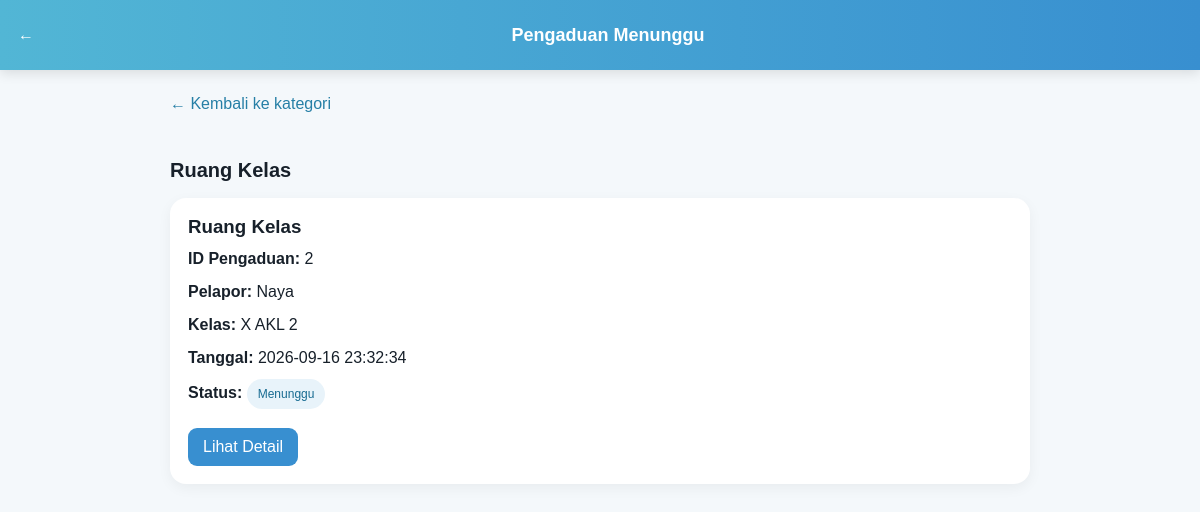
/views/aspirasi/menunggu.php?kategori=2 (signed in), run on the app's committed database.
### tables this page shows
CREATE TABLE `kategoris` (
  `id_kategori` bigint(20) UNSIGNED NOT NULL,
  `ket_kategori` varchar(50) NOT NULL,
  `jenis` enum('sarana_prasarana') NOT NULL,
  `created_at` timestamp NULL DEFAULT NULL,
  `updated_at` timestamp NULL DEFAULT NULL
);

CREATE TABLE `aspirasis` (
  `id_aspirasi` bigint(20) UNSIGNED NOT NULL,
  `nis` bigint(20) UNSIGNED NOT NULL,
  `status` enum('Menunggu','Diproses','Selesai') NOT NULL DEFAULT 'Menunggu',
  `id_kategori` bigint(20) UNSIGNED NOT NULL,
  `ket` text NOT NULL,
  `foto` varchar(255) DEFAULT NULL,
  `anonim` tinyint(1) NOT NULL DEFAULT 0,
  `feedback` text DEFAULT NULL,
  `admin_id` bigint(20) UNSIGNED DEFAULT NULL,
  `created_at` timestamp NULL DEFAULT NULL,
  `updated_at` timestamp NULL DEFAULT NULL
);

CREATE TABLE `siswas` (
  `nis` bigint(20) UNSIGNED NOT NULL,
  `nama_siswa` varchar(255) NOT NULL,
  `kelas` varchar(10) NOT NULL,
  `password` varchar(255) NOT NULL,
  `created_at` timestamp NULL DEFAULT NULL,
  `updated_at` timestamp NULL DEFAULT NULL
);

### models/Aspirasi.php (called while the page is built, shortened)
<?php
require_once __DIR__ . "/database.php";
class Aspirasi
{
    private $db;
    public function __construct()
    {
        $database = new Database();
        $this->db = $database->connect();
    }
public function getKategoriByStatus($status)
{
    $query = $this->db->prepare(
        "SELECT
            k.id_kategori,
            k.ket_kategori,
            COUNT(a.id_aspirasi) AS jumlah
         FROM kategoris k
         INNER JOIN aspirasis a
            ON k.id_kategori = a.id_kategori
         WHERE a.status = ?
         GROUP BY k.id_kategori, k.ket_kategori
         ORDER BY k.ket_kategori ASC"
    );
    $query->execute([$status]);
    return $query->fetchAll(PDO::FETCH_ASSOC);
}
public function getByKategoriAndStatus($idKategori, $status)
{
    $query = $this->db->prepare(
        "SELECT
            a.id_aspirasi,
            a.ket,
            a.status,
            a.anonim,
            a.created_at,
            s.nama_siswa,
            s.kelas,
            k.ket_kategori
         FROM aspirasis a
         INNER JOIN siswas s ON a.nis = s.nis
         INNER JOIN kategoris k
            ON a.id_kategori = k.id_kategori
         WHERE a.id_kategori = ?
           AND a.status = ?
         ORDER BY a.created_at DESC"
    );
    $query->execute([$idKategori, $status]);
    return $query->fetchAll(PDO::FETCH_ASSOC);
}
}

### models/database.php (called while the page is built)
<?php
class Database
{
    private $host = "127.0.0.1";
    private $port = "3306";
    private $dbname = "saranasekolah";
    private $username = "root";
    private $password = "root";
    public function connect()
    {
        try {
            $pdo = new PDO(
                "mysql:host=" . $this->host .
                ";port=" . $this->port .
                ";dbname=" . $this->dbname .
                ";charset=utf8mb4",
                $this->username,
                $this->password
            );
            $pdo->setAttribute(
                PDO::ATTR_ERRMODE,
                PDO::ERRMODE_EXCEPTION
            );
            return $pdo;
        } catch (PDOException $e) {
            die(
                "Koneksi database gagal!<br>" .
                "Error: " . $e->getMessage()
            );
        }
    }
}

### controllers/AspirasiController.php (called while the page is built, shortened)
<?php
require_once __DIR__ . "/../models/Aspirasi.php";
class AspirasiController
{
    private $aspirasi;
    public function __construct()
    {
        $this->aspirasi = new Aspirasi();
    }
  public function kategoriBerdasarkanStatus($status)
{
    return $this->aspirasi->getKategoriByStatus($status);
}
public function daftarBerdasarkanKategoriDanStatus(
    $idKategori,
    $status
) {
    return $this->aspirasi->getByKategoriAndStatus(
        $idKategori,
        $status
    );
}
}

### views/aspirasi/menunggu.php (the view, shortened to what this page needs)
<?php
require_once __DIR__ . "/../../controllers/AspirasiController.php";
$controller = new AspirasiController();
$status = "Menunggu";
$kategoriList = $controller->kategoriBerdasarkanStatus($status);
$idKategori = filter_input(INPUT_GET, "kategori", FILTER_VALIDATE_INT);
$kategoriAktif = null;
$dataAspirasi = [];
if ($idKategori && $idKategori > 0) {
    foreach ($kategoriList as $kategori) {
        if ((int) $kategori["id_kategori"] === $idKategori) {
            $kategoriAktif = $kategori;
            break;
        }
    }
    if ($kategoriAktif !== null) {
        $dataAspirasi =
            $controller->daftarBerdasarkanKategoriDanStatus(
                $idKategori,
                $status
            );
    }
}
function eMenunggu($value)
{
    return htmlspecialchars(
        (string) ($value ?? ""),
        ENT_QUOTES,
        "UTF-8"
    );
}
?>
<!DOCTYPE html>
<html lang="id">
<head>
    <link rel="stylesheet" href="../../assets/css/style.css">
</head>
<body>
<div class="app">
    <header class="app-header">
        <a href="../dashboard/admin.php"
           style="color:inherit;text-decoration:none;">←</a>
        <div class="app-title">Pengaduan Menunggu</div>
    </header>
    <main class="content">
        <?php if (!$idKategori || $idKategori < 1): ?>
            <h2 class="section-title">Kategori Menunggu</h2>
            <p>Pilih kategori untuk melihat pengaduan yang belum diproses.</p>
            <?php if (empty($kategoriList)): ?>
                <div class="waiting-empty">
                    Tidak ada pengaduan dengan status Menunggu.
                </div>
            <?php else: ?>
                <section class="waiting-grid">
                    <?php foreach ($kategoriList as $kategori): ?>
                        <a class="waiting-category"
                           href="menunggu.php?kategori=<?= (int) $kategori["id_kategori"] ?>">
                            <div style="font-size:28px;">🕒</div>
                            <h3><?= eMenunggu($kategori["ket_kategori"]) ?></h3>
                            <div class="waiting-count">
                                <?= (int) $kategori["jumlah"] ?> pengaduan menunggu
                            </div>
                        </a>
                    <?php endforeach; ?>
                </section>
            <?php endif; ?>
        <?php elseif ($kategoriAktif !== null): ?>
            <a class="waiting-back" href="menunggu.php">
                ← Kembali ke kategori
            </a>
            <h2 class="section-title">
                <?= eMenunggu($kategoriAktif["ket_kategori"]) ?>
            </h2>
            <?php if (empty($dataAspirasi)): ?>
                <div class="waiting-empty">
                    Tidak ada pengaduan menunggu dalam kategori ini.
                </div>
            <?php else: ?>
                <?php foreach ($dataAspirasi as $item): ?>
                    <article class="waiting-card">
                        <h3><?= eMenunggu($item["ket_kategori"]) ?></h3>
                        <p><strong>ID Pengaduan:</strong>
                            <?= (int) $item["id_aspirasi"] ?></p>
                        <p><strong>Pelapor:</strong>
                            <?= (int) $item["anonim"] === 1
                                ? "Anonim"
                                : eMenunggu($item["nama_siswa"]) ?></p>
                        <p><strong>Kelas:</strong>
                            <?= (int) $item["anonim"] === 1
                                ? "Disembunyikan"
                                : eMenunggu($item["kelas"]) ?></p>
                        <p><strong>Tanggal:</strong>
                            <?= eMenunggu($item["created_at"]) ?></p>
                        <p><strong>Status:</strong>
                            <span class="waiting-badge">Menunggu</span>
                        </p>
                        <a class="waiting-button"
                           href="detail.php?id=<?= (int) $item["id_aspirasi"] ?>">
                            Lihat Detail
                        </a>
                    </article>
                <?php endforeach; ?>
            <?php endif; ?>
        <?php endif; ?>
    </main>
</div>
</body>
</html>

### assets/css/style.css (style rules this page uses)
* { margin: 0; padding: 0; box-sizing: border-box; }
body { font-family: Arial, Helvetica, sans-serif; background: #f4f8fb; color: #17202a; min-height: 100vh; }
.app { min-height: 100vh; background: #f4f8fb; }
.app-header { height: 70px; background: linear-gradient( 90deg, #52b6d5, #388fd0 ); display: flex; align-items: center; padding: 0 18px; color: white; box-shadow: 0 3px 12px rgba(0, 0, 0, 0.12); }
.app-title { flex: 1; display: flex; align-items: center; justify-content: center; gap: 8px; font-size: 18px; font-weight: bold; }
.content { max-width: 900px; margin: auto; padding: 25px 20px 50px; }
.section-title { font-size: 20px; margin: 30px 0 16px; }

### views/aspirasi/menunggu.php (style rules this page uses)
.waiting-category, .waiting-card { display: block; padding: 18px; margin-bottom: 14px; background: white; border-radius: 16px; color: inherit; text-decoration: none; box-shadow: 0 4px 14px rgba(0,0,0,.05); overflow-wrap: anywhere; }
.waiting-card p { line-height: 1.5; margin: 9px 0; }
.waiting-badge { display: inline-block; padding: 6px 11px; border-radius: 20px; background: #e8f3fa; color: #176b91; font-size: 12px; }
.waiting-button { display: inline-block; margin-top: 10px; padding: 10px 15px; border-radius: 9px; background: #388fd0; color: white; text-decoration: none; }
.waiting-back { display: inline-block; margin-bottom: 16px; color: #267fa6; text-decoration: none; }

### data on the page
kategoris: ket_kategori "Ruang Kelas"
aspirasis: id_kategori.ket_kategori "Ruang Kelas", id_aspirasi "2", nis.nama_siswa "Naya", nis.kelas "X AKL 2", created_at "2026-09-16 23:32:34"
